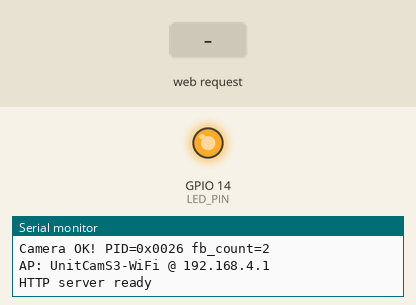
A program run on a simulated ESP32-S3. Shown: output pins drawn as LEDs (lit = HIGH), the last lines printed to the serial monitor. The test bench sets the inputs (shaded band). The camera gives no picture; pins used as bus, display or sensor lines are not drawn.

Above: at 1.8 s.
1.9 s: HTTP request GET /api/v1/stream received
At 2.8 s:
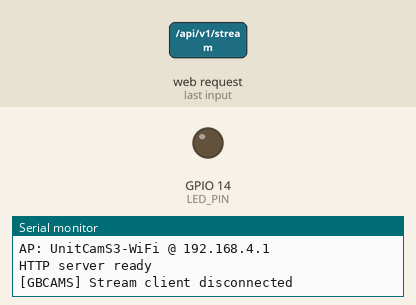
Timing chart, 0 to 9.5 s (numbered marks = the images above; inputs shaded):
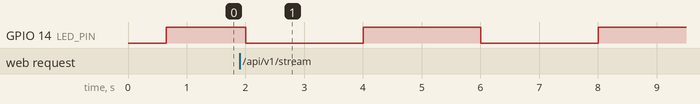

Measured:
- by itself, GPIO 14 (LED_PIN): alternates HIGH for 2.0 s and LOW for 2.0 s

The program:

main.cpp
```cpp
// (licence header left out)
/**
 * CAMS3-5MP — Simple MJPEG Stream (blocking WebServer)
 *
 * fb_count=2, QVGA, quality=8
 */
#include <Arduino.h>
#include "esp_camera.h"
#include <WiFi.h>
#include <WebServer.h>

#define LED_PIN 14
#define PART_BOUNDARY "123456789000000000000987654321"

#define PWDN_GPIO_NUM    -1
#define RESET_GPIO_NUM   21
#define XCLK_GPIO_NUM    11
#define SIOD_GPIO_NUM    17
#define SIOC_GPIO_NUM    41
#define Y9_GPIO_NUM      13
#define Y8_GPIO_NUM      4
#define Y7_GPIO_NUM      10
#define Y6_GPIO_NUM      5
#define Y5_GPIO_NUM      7
#define Y4_GPIO_NUM      16
#define Y3_GPIO_NUM      15
#define Y2_GPIO_NUM      6
#define VSYNC_GPIO_NUM   42
#define HREF_GPIO_NUM    18
#define PCLK_GPIO_NUM    12

WebServer server(80);
static bool g_camOK = false;
static unsigned long g_frameCount = 0;

void setup() {
  Serial.begin(115200); delay(100);
  Serial.println("\n[GBCAMS] UnitCamS3 AP-HTTP Sender (Simple Stream fb2 Q8)");
  Serial.printf("PSRAM: %d KB\n", ESP.getPsramSize() / 1024);

  pinMode(RESET_GPIO_NUM, OUTPUT);
  digitalWrite(RESET_GPIO_NUM, LOW); delay(50);
  digitalWrite(RESET_GPIO_NUM, HIGH); delay(200);

  camera_config_t config = {};
  config.ledc_channel  = LEDC_CHANNEL_0;
  config.ledc_timer    = LEDC_TIMER_0;
  config.pin_d0        = Y2_GPIO_NUM;
  config.pin_d1        = Y3_GPIO_NUM;
  config.pin_d2        = Y4_GPIO_NUM;
  config.pin_d3        = Y5_GPIO_NUM;
  config.pin_d4        = Y6_GPIO_NUM;
  config.pin_d5        = Y7_GPIO_NUM;
  config.pin_d6        = Y8_GPIO_NUM;
  config.pin_d7        = Y9_GPIO_NUM;
  config.pin_xclk      = XCLK_GPIO_NUM;
  config.pin_pclk      = PCLK_GPIO_NUM;
  config.pin_vsync     = VSYNC_GPIO_NUM;
  config.pin_href      = HREF_GPIO_NUM;
  config.pin_sccb_sda  = SIOD_GPIO_NUM;
  config.pin_sccb_scl  = SIOC_GPIO_NUM;
  config.pin_pwdn      = PWDN_GPIO_NUM;
  config.pin_reset     = -1;
  config.sccb_i2c_port = 1;
  config.xclk_freq_hz  = 20000000;
  config.pixel_format  = PIXFORMAT_JPEG;
  config.frame_size    = FRAMESIZE_QVGA;      // 320x240
  config.jpeg_quality  = 8;                   // good balance
  config.fb_count      = 3;                   // ★ triple buffer
  config.grab_mode     = CAMERA_GRAB_WHEN_EMPTY;
  config.fb_location   = CAMERA_FB_IN_PSRAM;

  esp_err_t err = esp_camera_init(&config);
  Serial.printf("cam_init = 0x%x\n", err);
  if (err == ESP_OK) {
    sensor_t* s = esp_camera_sensor_get();
    if (s) {
      s->set_framesize(s, FRAMESIZE_QVGA);
      s->set_quality(s, 8);
      g_camOK = true;
      Serial.printf("Camera OK! PID=0x%04x fb_count=2\n", s->id.PID);
    }
  }
  pinMode(LED_PIN, OUTPUT);
  digitalWrite(LED_PIN, g_camOK ? HIGH : LOW);

  WiFi.mode(WIFI_AP);
  WiFi.softAP("UnitCamS3-WiFi", "", 1, 0, 1);
  Serial.printf("AP: UnitCamS3-WiFi @ %s\n", WiFi.softAPIP().toString().c_str());

  // Routes
  server.on("/api/v1/capture", []() {
    if (!g_camOK) { server.send(503); return; }
    camera_fb_t* fb = esp_camera_fb_get();
    if (!fb) { server.send(500); return; }
    WiFiClient cl = server.client();
    String h = "HTTP/1.1 200 OK\r\nContent-Type: image/jpeg\r\n"
               "Content-Length: " + String(fb->len) + "\r\n"
               "Access-Control-Allow-Origin: *\r\nCache-Control: no-cache\r\n\r\n";
    cl.write(h.c_str(), h.length());
    cl.write(fb->buf, fb->len);
    esp_camera_fb_return(fb);
  });

  server.on("/api/v1/stream", []() {
    if (!g_camOK) { server.send(503); return; }
    WiFiClient cl = server.client();
    // Send HTTP response + first frame in one go
    char resp[512];
    int rlen = snprintf(resp, sizeof(resp),
      "HTTP/1.1 200 OK\r\n"
      "Content-Type: multipart/x-mixed-replace;boundary=" PART_BOUNDARY "\r\n"
      "Access-Control-Allow-Origin: *\r\n"
      "Cache-Control: no-cache\r\n"
      "Connection: keep-alive\r\n\r\n");
    cl.write((uint8_t*)resp, rlen);

    g_frameCount = 0;
    unsigned long t0 = millis();
    char header[256];
    while (cl.connected()) {
      camera_fb_t* fb = esp_camera_fb_get();
      if (!fb) { delay(5); continue; }

      // Build everything in one shot
      int hlen = snprintf(header, sizeof(header),
        "\r\n--" PART_BOUNDARY "\r\n"
        "Content-Type: image/jpeg\r\n"
        "Content-Length: %u\r\n\r\n", fb->len);
      cl.write((uint8_t*)header, hlen);
      cl.write(fb->buf, fb->len);

      esp_camera_fb_return(fb);
      g_frameCount++;

      unsigned long now = millis();
      if (now - t0 >= 5000) {
        Serial.printf("[cam] %u frames in 5s = %.1f fps\n",
                      (unsigned)g_frameCount, g_frameCount / 5.0f);
        g_frameCount = 0;
        t0 = now;
      }
    }
    Serial.println("[GBCAMS] Stream client disconnected");
  });

  server.on("/api/v1/control", []() {
    if (!server.hasArg("var") || !server.hasArg("val")) { server.send(404); return; }
    String var = server.arg("var");
    int val = server.arg("val").toInt();
    sensor_t* s = esp_camera_sensor_get();
    if (!s) { server.send(501); return; }
    int res = 0;
    if      (var == "framesize")   res = s->set_framesize(s, (framesize_t)val);
    else if (var == "quality")     res = s->set_quality(s, val);
    else if (var == "contrast")    res = s->set_contrast(s, val);
    else if (var == "brightness")  res = s->set_brightness(s, val);
    else if (var == "saturation")  res = s->set_saturation(s, val);
    else { server.send(404, "text/plain", "unknown"); return; }
    server.send(200, "text/plain", res == 0 ? "ok" : "fail");
  });

  server.begin();
  Serial.println("HTTP server ready");
}

void loop() {
  server.handleClient();
  static unsigned long lastBlink = 0;
  if (millis() - lastBlink > 2000) {
    digitalWrite(LED_PIN, !digitalRead(LED_PIN));
    lastBlink = millis();
  }
}
```
